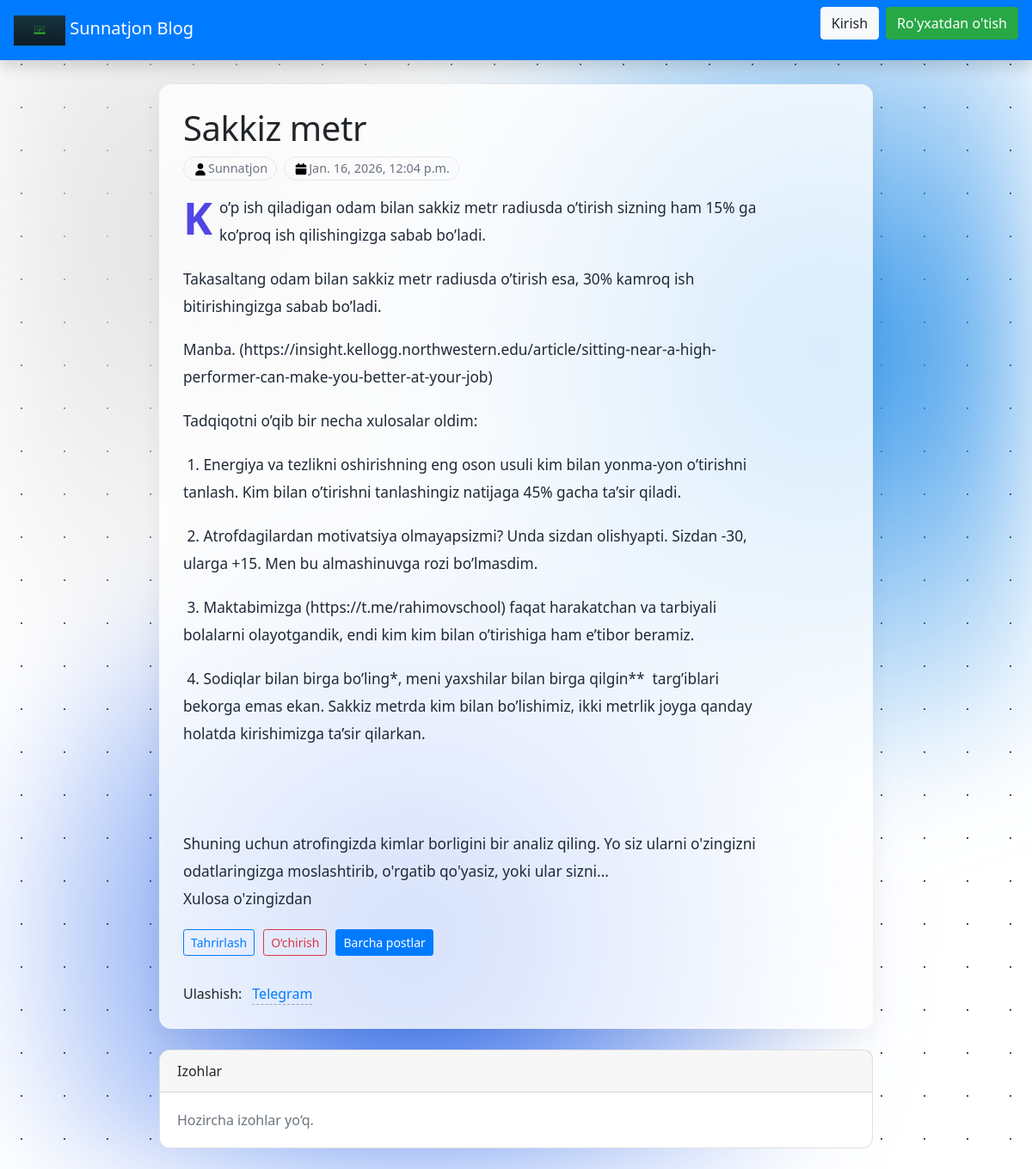
The page /articles/17/ on the database its author committed.
### articles/models.py (models this page shows, shortened)
class Article(models.Model):
  title = models.CharField(max_length=1500)
  summary = models.CharField(max_length=200, blank=True)
  body = RichTextField()
  photo = models.ImageField(upload_to='images/', blank=True)
  date = models.DateTimeField(auto_now_add=True)
  author = models.ForeignKey(
    get_user_model(),
    on_delete=models.CASCADE,
  )

### accounts/models.py (models this page shows)
class CustomUser(AbstractUser):
  age = models.PositiveIntegerField(null=True, blank=True)

### articles/views.py (the view)
# urls.py: path('<int:pk>/', ArticleDetailView.as_view(), name='article_detail'),
class ArticleDetailView(DetailView):
  model = Article
  template_name = 'article_detail.html'

### templates/article_detail.html (shortened to what this page needs)
{% extends 'base.html' %}
{% block content %}
<div class="reading-wrap container py-4">
  <article class="article">
    <header class="article-head">
      <h1 class="title">{{ object.title }}</h1>
      <div class="meta">
        <p class="meta-pill">
            {{ object.author|title }}</p>
        <p class="meta-pill">{{ object.date }}</p>
      </div>
    </header>
    <div class="prose">
      {{ object.body|safe }}
    </div>
    <div class="actions">
        <a class="btn btn-sm btn-outline-primary" href="{% url 'article_edit' object.pk %}">Tahrirlash</a>
        <a class="btn btn-sm btn-outline-danger" href="{% url 'article_delete' object.pk %}">O‘chirish</a>
        <a class="btn btn-sm btn-primary" href="{% url 'article_list' %}">Barcha postlar</a>
    </div>
    <div class="share">
      <span>Ulashish:</span>
      <a class="share-link" target="_blank"
         href="https://t.me/share/url?url={{ request.build_absolute_uri }}&text={{ object.title }}">Telegram</a>
    </div>
  </article>
  <section class="comments card mt-4">
    <div class="card-header">Izohlar</div>
    {% if object.comments.all %}
      <ul class="list-group list-group-flush">
        {% for comment in object.comments.all %}
          <li class="list-group-item">
            <blockquote class="mb-0">
              <p class="mb-1">{{ comment }}</p>
              <footer class="text-muted">— {{ comment.author }}</footer>
            </blockquote>
          </li>
        {% endfor %}
      </ul>
    {% else %}
      <div class="card-body text-muted">Hozircha izohlar yo‘q.</div>
    {% endif %}
  </section>
</div>
{% endblock content %}

### staticfiles/css/article.css (style rules this page uses)
.reading-wrap { max-width: 860px; }
.article { background: rgba(255,255,255,.8); backdrop-filter: blur(6px); border-radius: 14px; padding: 28px; box-shadow: 0 10px 30px rgba(0,0,0,.06); }
.article-head .title { font-size: clamp(28px, 4.2vw, 40px); line-height: 1.15; letter-spacing: -.01em; margin-bottom: 10px; }
.meta { display:flex; align-items:center; gap:8px; color:#6b7280; }
.meta-pill { padding:2px 10px; border:1px solid #e5e7eb; border-radius:999px; font-size:.9rem; }
.actions { display:flex; gap:10px; margin: 14px 0 8px; }
.prose { max-width: 70ch; font-size: 1.08rem; line-height: 1.85; color:#1f2937; }
.prose p { margin: 0 0 1.1em; }
.prose p:first-of-type::first-letter { float:left; font-size:3.2rem; line-height:.9; padding:.25rem .5rem 0 0; font-weight:700; color:#4f46e5; }
.share { margin-top: 2rem; display:flex; align-items:center; gap:.75rem; }
.share .share-link { text-decoration:none; border-bottom:1px dashed #94a3b8; }

### templates/base.html (style rules this page uses)
body { font-family: 'Segoe UI', Tahoma, Geneva, Verdana, sans-serif; }
.card { border-radius: 12px; transition: 0.3s; }
body { background: #ffffff; }

### rows shown on the page
Article: title "Sakkiz metr", author "Sunnatjon", date "Jan. 16, 2026, 12:04 p.m.", body "Ko’p ish qiladigan odam bilan sakkiz metr radiusda o’tirish sizning ham 15% ga ko’proq ish qilishingizga sabab bo’ladi. Takasaltang odam bilan sakkiz metr radiusda o’tirish esa, 30% kamroq ish bitirishingizga sabab bo’ladi. Manba. (https://insight.kellogg.northwestern.edu/article/sitting-near-a-high-performer-can-make-you-better-at-your-job) Tadqiqotni o’qib bir necha xulosalar oldim: 1. Energiya va tezlikni oshirishning eng oson usuli kim bilan yonma-yon o’tirishni tanlash. Kim bilan o’tirishni tanlashingiz natijaga 45% gacha ta’sir qiladi. 2. Atrofdagilardan motivatsiya olmayapsizmi? Unda sizdan olishyapti. Sizdan -30, ularga +15. Men bu almashinuvga rozi bo’lmasdim. 3. Maktabimizga…"
